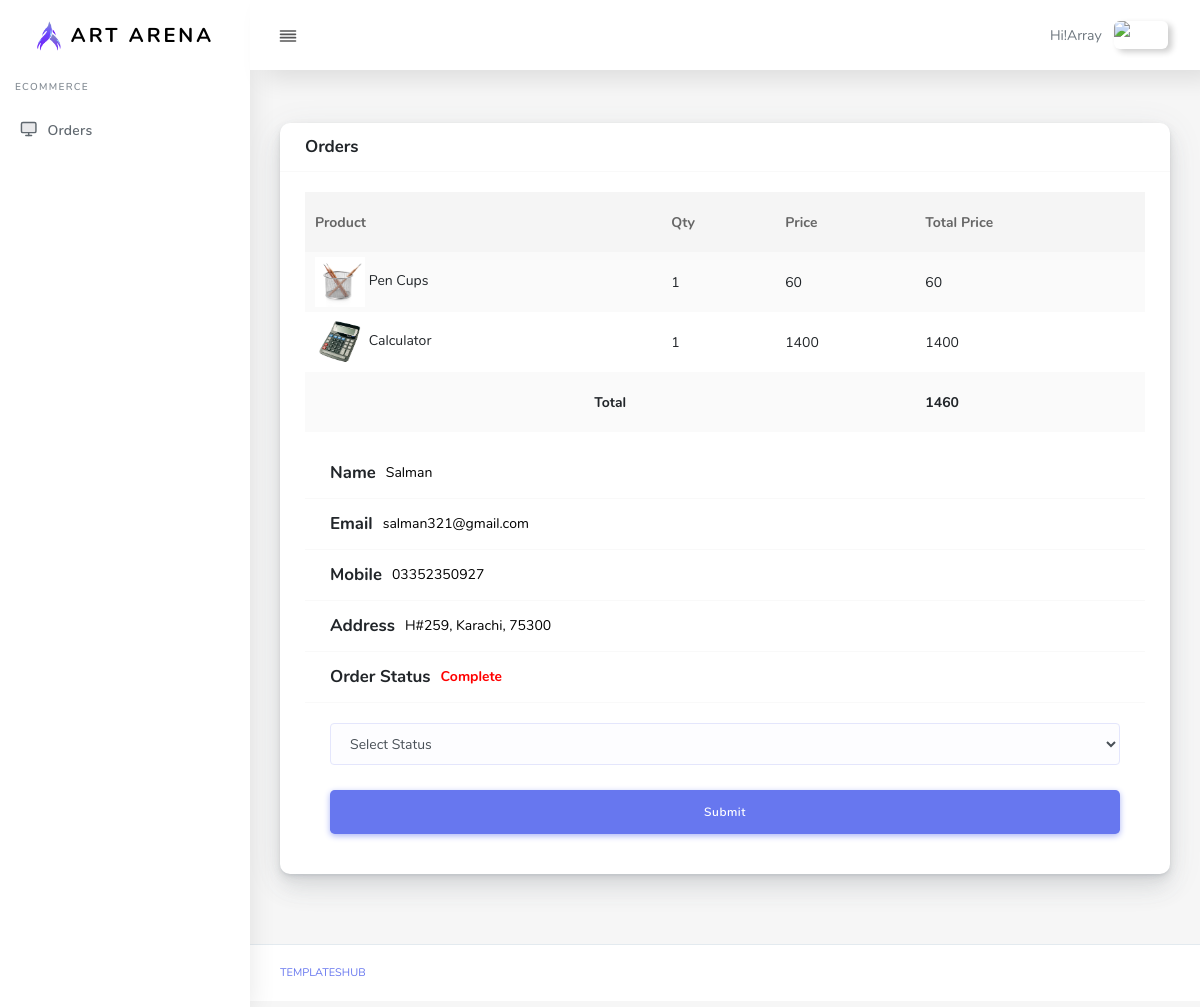
Page /admin/orders_detail.php?id=41 (signed in) on the committed database.
### tables this page shows
CREATE TABLE `orders_detail` (
  `Id` int(11) NOT NULL,
  `Order_Id` int(11) NOT NULL,
  `Product_Id` int(11) NOT NULL,
  `Qty` int(11) NOT NULL,
  `Price` float NOT NULL
);

CREATE TABLE `product` (
  `Id` int(11) NOT NULL,
  `Category_Id` int(11) NOT NULL,
  `Image` varchar(255) NOT NULL,
  `Name` varchar(255) NOT NULL,
  `Price` float NOT NULL,
  `Qty` int(11) NOT NULL,
  `Description` varchar(5000) NOT NULL,
  `Short_Description` varchar(2000) NOT NULL,
  `Status` tinyint(4) NOT NULL
);

CREATE TABLE `orders` (
  `Id` int(11) NOT NULL,
  `Tracking_Id` varchar(255) NOT NULL,
  `User_Id` int(11) NOT NULL,
  `Email` varchar(50) NOT NULL,
  `Mobile` varchar(15) NOT NULL,
  `Address` varchar(255) NOT NULL,
  `City` varchar(50) NOT NULL,
  `Area` varchar(255) NOT NULL,
  `Pincode` int(11) NOT NULL,
  `Payment_Type` varchar(20) NOT NULL,
  `Total_Price` float NOT NULL,
  `Payment_Status` varchar(20) NOT NULL,
  `Order_Status` int(11) NOT NULL,
  `Date` datetime NOT NULL
);

CREATE TABLE `users` (
  `Id` int(11) NOT NULL,
  `Name` varchar(255) NOT NULL,
  `Email` varchar(255) NOT NULL,
  `Password` varchar(50) NOT NULL,
  `Mobile` varchar(15) NOT NULL,
  `Date` datetime NOT NULL
);

CREATE TABLE `order_status` (
  `Id` int(11) NOT NULL,
  `Name` varchar(20) NOT NULL
);

### admin/functions.php (called while the page is built, shortened)
<?php
function get_safe_value($con,$str){
    if($str!=''){
        $str = trim($str);
        return mysqli_real_escape_string($con,$str);
    }
}
?>

### admin/orders_detail.php (the view, shortened to what this page needs)
<?php
include "top.php";
$order_id=get_safe_value($con,$_GET['id']);
?>
<div class="row">
              <div class="col-12">
                <div class="card">
                  <div class="card-header">
                    <h4>Orders</h4>
                  </div>
                  <div class="card-body">
                    <div class="table-responsive">
                      <table class="table table-striped" id="table-1">
                      <thead>
                                    <tr>
                                        <th>Product</th>
                                        <th>Qty</th>
                                        <th>Price</th>
                                        <th>Total Price</th>
                                    </tr>
                                 </thead>
                                 <tbody>
                                    <?php
                                        $res=mysqli_query($con,"select distinct(orders_detail.Id), orders_detail.*,product.Image,product.Name,orders.Address,orders.City,orders.Pincode from orders_detail,product ,orders where orders_detail.Order_Id='$order_id' and orders_detail.Product_Id=Product.Id GROUP by orders_detail.Id");
                                        $total_price=0;
                                        $userInfo=mysqli_fetch_assoc(mysqli_query($con,"select orders.*,users.Name from orders,users where orders.Id='$order_id' and orders.User_Id=users.Id"));
                                        $name=$userInfo['Name'];
                                        $email=$userInfo['Email'];
                                        $mobile=$userInfo['Mobile'];
                                        $address=$userInfo['Address'];
                                        $city=$userInfo['City'];
                                        $pincode=$userInfo['Pincode'];
                                        while($row=mysqli_fetch_assoc($res)){
                                        $total_price=$total_price+($row['Qty']*$row['Price'])
                                    ?>
                                    <tr class=" pb-0">
                                       <td> <img src="../image/<?= $row['Image'] ?>" height="50" width="50" alt=""> <?= $row['Name'] ?> </td>
                                       <td> <?= $row['Qty'] ?> </td>
                                       <td> <?= $row['Price'] ?> </td>
                                       <td> <?= $row['Qty']*$row['Price'] ?> </td>
                                    </tr>
                                    <?php
                                    }
                                    ?>
                                    <tr>
                                        <td style="text-align: center"; colspan="3"><b>Total</b></td>
                                        <td><b><?= $total_price ?></b></td>
                                    </tr>
                                 </tbody>
                      </table>
                      <div style="color:black"; class="card-header">
                        <h4>Name</h4>
                        <?= $name ?>
                      </div>
                      <div style="color:black"; class="card-header">
                        <h4>Email</h4>
                        <?= $email ?>
                      </div>
                      <div style="color:black"; class="card-header">
                        <h4>Mobile</h4>
                        <?= $mobile ?>
                      </div>
                      <div style="color:black"; class="card-header">
                        <h4>Address</h4>
                        <?= $address ?>, <?= $city ?>, <?= $pincode ?>
                      </div>
                      <div style="color:black"; class="card-header">
                        <h4>Order Status</h4>
                        <?php
                        $order_status_arr=mysqli_fetch_assoc(mysqli_query($con,"select order_status.Name from order_status,orders where orders.Id='$order_id' and orders.order_status=order_status.Id"));
                        ?>
                        <b style="color:red"><?= $order_status_arr['Name'] ?></b>
                      </div>
                      <form action="" method="post">
                        <div class="card-body card-block">
                          <div class="form-group">
                            <select class="form-control" name="update_order_status">
                              <option>Select Status</option>
                            </select>
                          </div>
							            <button id="payment-button" name="submit" type="submit" class="btn btn-lg btn-primary btn-block">
							            <span id="payment-button-amount">Submit</span>
							            </button>
                          </div>
                      </form>
                    </div>
                  </div>
                </div>
              </div>
<?php
include "footer.php";
?>

### rows in the picture
orders_detail: Product_Id.Image (picture), Product_Id.Name "Pen Cups", Qty "1", Price "60", $row['Qty']*$row['Price'] "60"
orders_detail: Product_Id.Image (picture), Product_Id.Name "Calculator", Qty "1", Price "1400", $row['Qty']*$row['Price'] "1400"
orders: User_Id.Name "Salman", Email "salman321@gmail.com", Mobile "03352350927", Address "H#259", City "Karachi", Pincode "75300"
order_status: Name "Complete"

### other values in the picture
$_SESSION['ADMIN_USERNAME'] "Array"
$total_price "1460"
